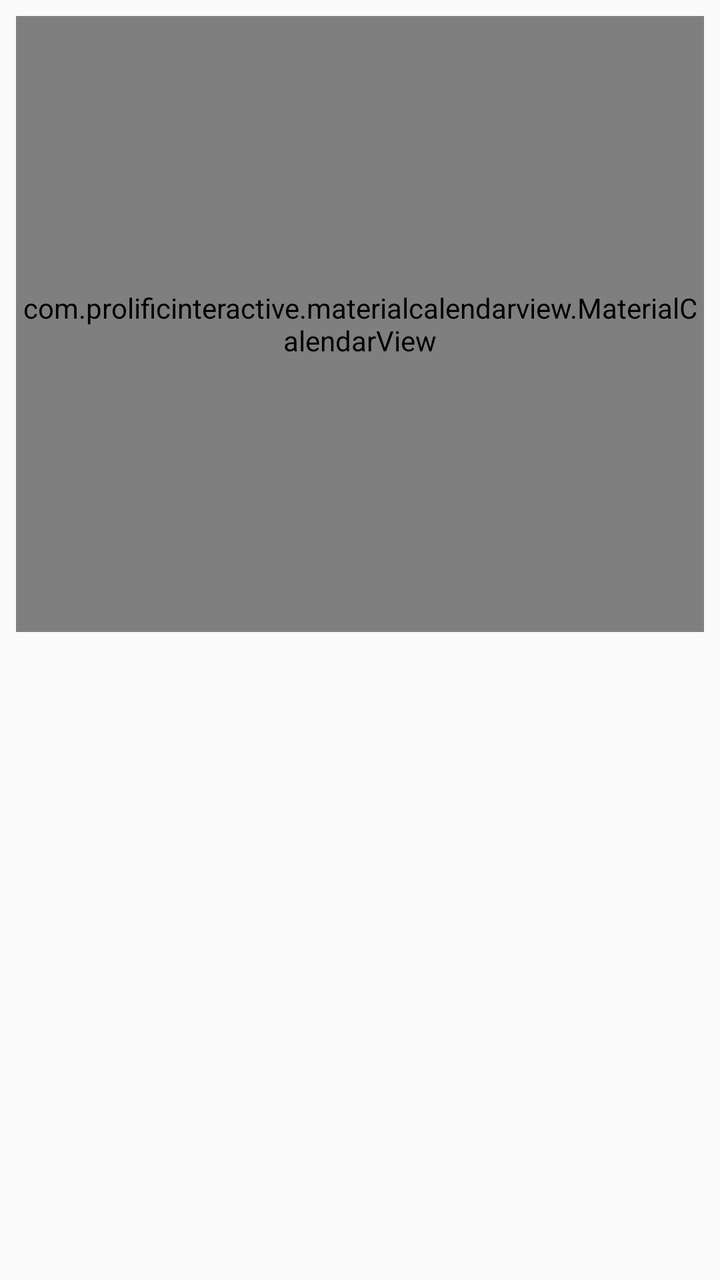
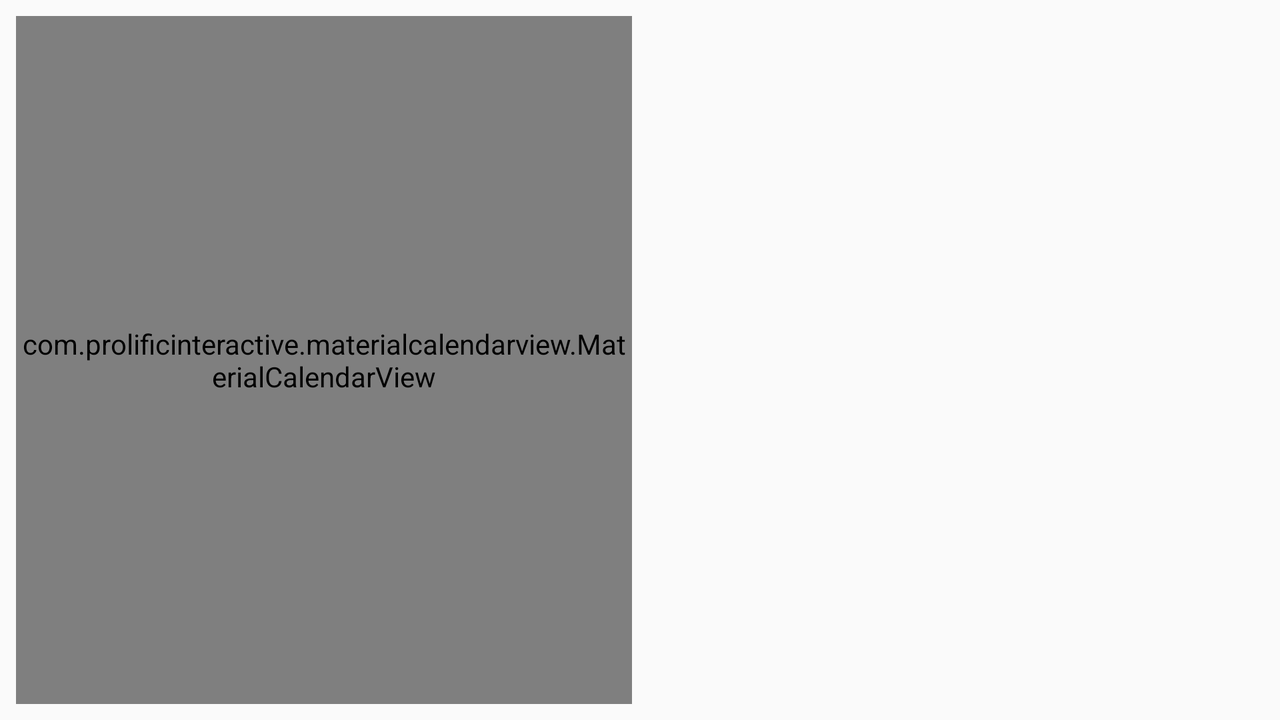

An Android layout and its configuration variant, each rendered on a device that would load it. The default file and the variant file are quoted in full after the pictures.
<!-- AndroidManifest.xml: application theme AppTheme.NoActionBar -->
<!-- res/layout/fragment_history.xml -->
<?xml version="1.0" encoding="utf-8"?>
<android.support.constraint.ConstraintLayout xmlns:android="http://schemas.android.com/apk/res/android"
    xmlns:app="http://schemas.android.com/apk/res-auto"
    xmlns:tools="http://schemas.android.com/tools"
    android:layout_width="match_parent"
    android:layout_height="match_parent"
    android:orientation="vertical">

    <View
        android:id="@+id/center_view"
        android:layout_width="8dp"
        android:layout_height="8dp"
        android:layout_marginLeft="0dp"
        android:layout_marginRight="0dp"
        app:layout_constraintBottom_toBottomOf="parent"
        app:layout_constraintLeft_toLeftOf="parent"
        app:layout_constraintRight_toRightOf="parent"
        app:layout_constraintTop_toTopOf="parent" />

    <com.prolificinteractive.materialcalendarview.MaterialCalendarView
        android:id="@+id/calendar_view"
        android:layout_width="0dp"
        android:layout_height="0dp"
        android:layout_marginBottom="0dp"
        app:layout_constraintBottom_toTopOf="@+id/center_view"
        app:layout_constraintTop_toTopOf="parent"
        android:layout_marginTop="8dp"
        android:layout_marginRight="8dp"
        app:layout_constraintRight_toRightOf="parent"
        android:layout_marginLeft="8dp"
        app:layout_constraintLeft_toLeftOf="parent" />

    <android.support.v7.widget.RecyclerView
        android:id="@+id/recycler_view"
        android:layout_width="0dp"
        android:layout_height="0dp"
        app:layout_constraintBottom_toBottomOf="parent"
        app:layout_constraintHorizontal_bias="0.50"
        app:layout_constraintLeft_toLeftOf="parent"
        app:layout_constraintRight_toRightOf="parent"
        android:layout_marginTop="0dp"
        app:layout_constraintTop_toBottomOf="@+id/center_view"
        android:layout_marginRight="0dp"
        android:layout_marginLeft="0dp" />

</android.support.constraint.ConstraintLayout>
<!-- resources referenced by this layout -->
<resources>
  <style name="AppTheme.NoActionBar">
          <item name="windowActionBar">false</item>
          <item name="windowNoTitle">true</item>
      </style>
</resources>
<!-- res/layout-land/fragment_history.xml (the repository's variant of the layout above) -->
<!-- drawn on the phone turned sideways -->
<?xml version="1.0" encoding="utf-8"?>
<android.support.constraint.ConstraintLayout xmlns:android="http://schemas.android.com/apk/res/android"
    xmlns:app="http://schemas.android.com/apk/res-auto"
    xmlns:tools="http://schemas.android.com/tools"
    android:layout_width="match_parent"
    android:layout_height="match_parent">

    <View
        android:id="@+id/center_view"
        android:layout_width="8dp"
        android:layout_height="8dp"
        app:layout_constraintBottom_toBottomOf="parent"
        app:layout_constraintLeft_toLeftOf="parent"
        app:layout_constraintRight_toRightOf="parent"
        app:layout_constraintTop_toTopOf="parent"
        tools:layout_constraintBottom_creator="1"
        tools:layout_constraintLeft_creator="1"
        tools:layout_constraintRight_creator="1"
        tools:layout_constraintTop_creator="1" />

    <com.prolificinteractive.materialcalendarview.MaterialCalendarView
        android:id="@+id/calendar_view"
        android:layout_width="0dp"
        android:layout_height="0dp"
        android:layout_marginBottom="8dp"
        android:layout_marginLeft="8dp"
        android:layout_marginRight="0dp"
        android:layout_marginTop="8dp"
        app:layout_constraintBottom_toBottomOf="parent"
        app:layout_constraintLeft_toLeftOf="parent"
        app:layout_constraintRight_toLeftOf="@+id/center_view"
        app:layout_constraintTop_toTopOf="parent"
        app:layout_constraintVertical_bias="0.0"
        tools:layout_constraintBottom_creator="1"
        tools:layout_constraintLeft_creator="1"
        tools:layout_constraintRight_creator="1"
        tools:layout_constraintTop_creator="1" />

    <android.support.v7.widget.RecyclerView
        android:id="@+id/recycler_view"
        android:layout_width="0dp"
        android:layout_height="0dp"
        android:layout_marginBottom="0dp"
        android:layout_marginLeft="0dp"
        android:layout_marginRight="0dp"
        android:layout_marginTop="0dp"
        app:layout_constraintBottom_toBottomOf="parent"
        app:layout_constraintLeft_toRightOf="@+id/center_view"
        app:layout_constraintRight_toRightOf="parent"
        app:layout_constraintTop_toTopOf="parent"
        tools:layout_constraintBottom_creator="1"
        tools:layout_constraintLeft_creator="1"
        tools:layout_constraintRight_creator="1"
        tools:layout_constraintTop_creator="1" />

</android.support.constraint.ConstraintLayout>
